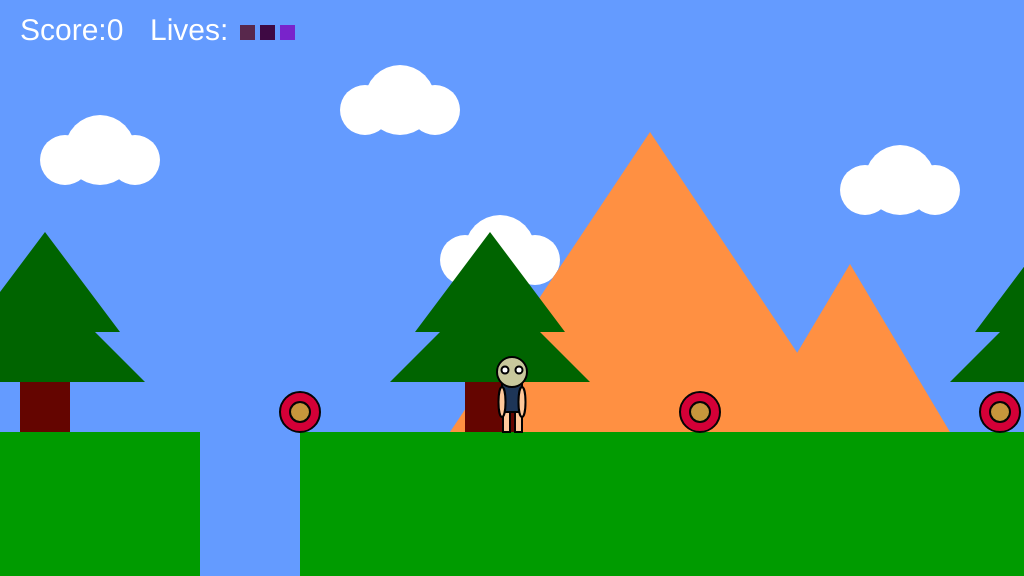
Frame 1 (no input)
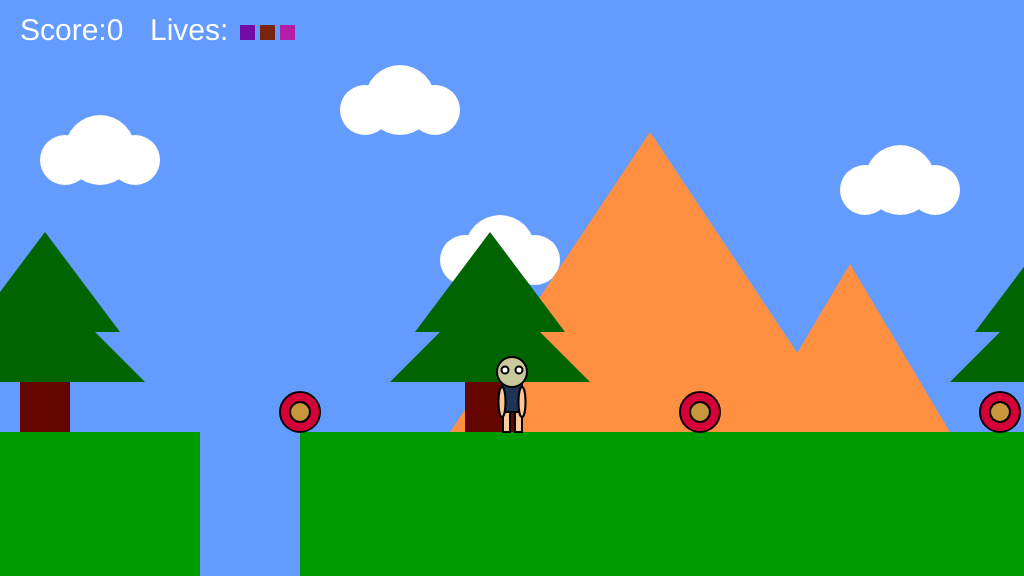
Frame 60 (no input)
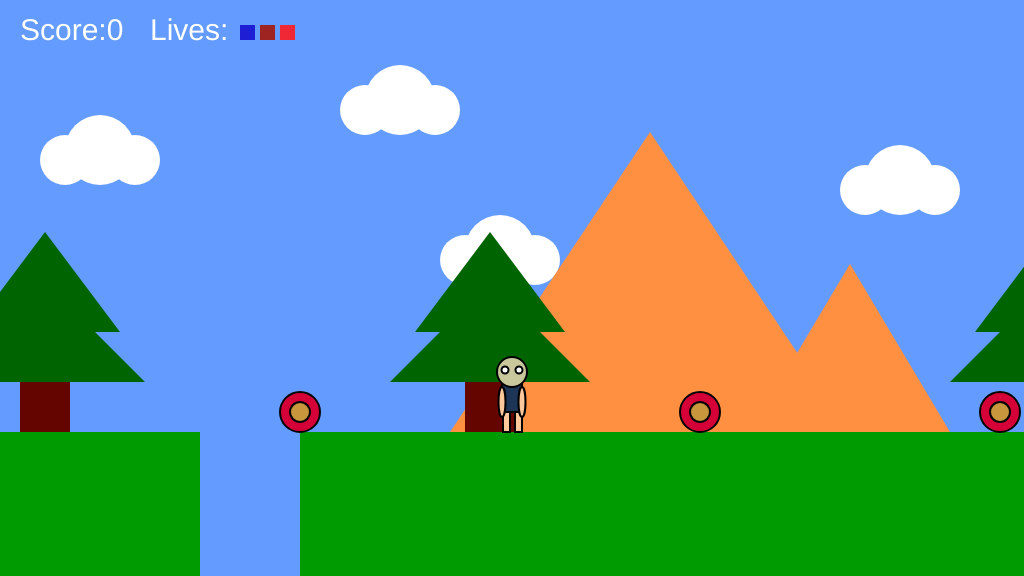
Frame 120 (the mouse pressed at the canvas centre since frame 60)

The p5.js sketch that drew these frames (run headless with seeded random() and noise() and a simulated clock; from frame 60 on, the mouse is pressed at the canvas centre):

// p5.js sketch
// ── sketch.js
/*

The Game Project 5 - Bring it all together

*/
var lives;
var gameChar_x;
var gameChar_y;
var floorPos_y;
var scrollPos;
var gameChar_world_x;

var isLeft;
var isRight;
var isFalling;
var isPlummeting;
var isGameOver;
var game_score;
var flagpole;

function setup()
{
	lives = 3;

	createCanvas(1024, 576);
	floorPos_y = height * 3/4;
	startGame();
	
	
}

function draw()
{
	background(100, 155, 255); // fill the sky blue

	noStroke();
	fill(0,155,0);
	rect(0, floorPos_y, width, height/4); // draw some green ground
	
	
	
	if (gameChar_y != floorPos_y)
	{
		isFalling = true;
		gameChar_y +=3;
	}
	else 
	{
		isFalling = false;
	}

	if(flagpole.isreached == false)
	{
		checkFlagpole();
	}
	//
	push();
	translate(scrollPos,0);
	drawClouds();
	drawMountains();
	drawTrees();
	renderFlagpole(flagpole.x_pos);
	


	// Draw canyons.
	for(var i = 0; i < canyonsX.length; i++)
	{
		drawCanyon(canyonsX[i]);
		checkCanyon(canyonsX[i]);
	}


	// Draw collectable items.
	
	for (var i = 0; i < coins.length; i++)
	{
		if(!coins[i].isFound)
		{
			drawCollectable(coins[i]);
			checkCollectable(coins[i]);
		}			
	}
	pop();



	// Draw game character
	checkPlayerDie();
	drawGameChar();
	checkGameOver();


	noStroke();
	fill(255);
	textSize(30);
	text("Score:"+ game_score,20,40);
	
	fill(255);
	text("Lives: ",150,40);
	if(flagpole.isreached == true)
	{
		fill(random(255),50,150)
		textSize(55);
		text("Level complete",width/2,100);
		text("press enter to continue",width/3,201);
		return;
	}
	for(var i = 0; i<lives; i++)
	{
		fill(random(255),random(50),random(255));
		rect(240 + i*20,25,15,15);
	
	} 
	// Logic to make the game character move or the background scroll.
	if(isLeft && isGameOver==false)
	{
		if(gameChar_x > width * 0.2)
		{
			gameChar_x -= 5;
		}
		else
		{
			scrollPos += 5;
		}
	}

	if(isRight&& isGameOver==false)
	{
		if(gameChar_x < width * 0.8)
		{
			gameChar_x  += 5;
		}
		else
		{
			scrollPos -= 5; // negative for moving against the background
		}
		
	}

	// Logic to make the game character rise and fall.

	// Update real position of gameChar for collision detection.
	gameChar_world_x = gameChar_x - scrollPos;
}


// ---------------------
// Key control functions
// ---------------------

function keyPressed()
{


	if(isGameOver && keyCode == 13)
	{
			gameChar_x = 500;
			gameChar_y = floorPos_y;
			scrollPos = 0;
			//canyon.x_pos = 300;
			isGameOver = false;
			isPlummeting = false;
			flagpole.isreached = false;
			lives = 3;
			game_score = 0;
		
	}
	//turning left key
	if(keyCode == 37 || key == 'A')
	{
		isLeft = true;
		
		
	}
// turning Right key
	else if(keyCode == 39 || key == 'D')
	{
		isRight = true;
		
	}
// Jumping Spacebar Key
	if (keyCode == 32 && gameChar_y == floorPos_y&& isGameOver==false)
	{
		
		gameChar_y -= 150  //gameChar_y - 100;
	}


}

function keyReleased()
{


	if(keyCode == 37 || key == 'A')
	{
		isLeft = false;
	}

	else if(keyCode == 39 || key == 'D')
	{
		isRight = false;
	}
	
	

}


// ------------------------------
// Game character render function
// ------------------------------

// Function to draw the game character.

function drawGameChar()
{
	//the game character
	strokeWeight(2);
	if(isLeft && isFalling)
	{
// add your jumping-left code
		stroke(1);
		fill(254, 200, 154);
		ellipse(gameChar_x-15,gameChar_y-50,30,7);
		fill(29, 53, 87);
		rect(gameChar_x-10, gameChar_y-50,20,30);
		fill(200, 200, 156);
		ellipse(gameChar_x,gameChar_y-60,30,30);
		fill(255);
		ellipse(gameChar_x-7,gameChar_y-62,7,7);
		fill(254, 200, 154);
		rect(gameChar_x-9,gameChar_y-20,7,20);
		rect(gameChar_x+3,gameChar_y-25,7,20);
		ellipse(gameChar_x-15,gameChar_y-40,30,7);


	}
	else if(isRight && isFalling)
	{
		// add your jumping-right code
		stroke(1);
		fill(254, 200, 154)
		ellipse(gameChar_x+15,gameChar_y-50,30,7);
		fill(29, 53, 87);
		rect(gameChar_x-10, gameChar_y-50,20,30);
		fill(200, 200, 156);
		ellipse(gameChar_x,gameChar_y-60,30,30);
		fill(255);
		ellipse(gameChar_x+7,gameChar_y-62,7,7);
		fill(254, 200, 154)
		rect(gameChar_x-9,gameChar_y-25,7,20);
		rect(gameChar_x+3,gameChar_y-20,7,20);
		ellipse(gameChar_x+15,gameChar_y-40,30,7);


	}
	else if(isLeft)
	{
		// add your walking left code

		stroke(1);
		fill(29, 53, 87);
		rect(gameChar_x-10, gameChar_y-50,20,30);
		fill(200, 200, 156);
		ellipse(gameChar_x,gameChar_y-60,30,30);
		fill(255);
		ellipse(gameChar_x-7,gameChar_y-62,7,7);
		fill(254, 200, 154)
		rect(gameChar_x-9,gameChar_y-20,7,20);
		rect(gameChar_x+3,gameChar_y-20,7,20);
		ellipse(gameChar_x-10,gameChar_y-30,7,30);
		ellipse(gameChar_x+5,gameChar_y-30,7,30);
	}
	else if(isRight)
	{
		// add your walking right code
		stroke(1);
		fill(29, 53, 87);
		rect(gameChar_x-10, gameChar_y-50,20,30);
		fill(200, 200, 156);
		ellipse(gameChar_x,gameChar_y-60,30,30);
		fill(255);
		ellipse(gameChar_x+7,gameChar_y-62,7,7);
		fill(254, 200, 154)
		rect(gameChar_x-9,gameChar_y-20,7,20);
		rect(gameChar_x+3,gameChar_y-20,7,20);
		ellipse(gameChar_x-5,gameChar_y-30,7,30);
		ellipse(gameChar_x+10,gameChar_y-30,7,30);

	}
	else if(isFalling || isPlummeting)
	{
		// add your jumping facing forwards code
		stroke(1);
		fill(29, 53, 87);
		rect(gameChar_x-10, gameChar_y-50,20,30);
		fill(200, 200, 156);
		ellipse(gameChar_x,gameChar_y-60,30,30);
		fill(255);
		ellipse(gameChar_x-7,gameChar_y-62,7,7);
		ellipse(gameChar_x+7,gameChar_y-62,7,7);
		fill(254, 200, 154)
		rect(gameChar_x-9,gameChar_y-20,7,20);
		rect(gameChar_x+3,gameChar_y-20,7,20);
		ellipse(gameChar_x-10,gameChar_y-60,7,30);
		ellipse(gameChar_x+10,gameChar_y-60,7,30);
	}
	else
	{
		// add your standing front facing code
		stroke(1);
		fill(29, 53, 87);
		rect(gameChar_x-10, gameChar_y-50,20,30);
		fill(200, 200, 156);
		ellipse(gameChar_x,gameChar_y-60,30,30);
		fill(255);
		ellipse(gameChar_x-7,gameChar_y-62,7,7);
		ellipse(gameChar_x+7,gameChar_y-62,7,7);
		fill(254, 200, 154)
		rect(gameChar_x-9,gameChar_y-20,7,20);
		rect(gameChar_x+3,gameChar_y-20,7,20);
		ellipse(gameChar_x-10,gameChar_y-30,7,30);
		ellipse(gameChar_x+10,gameChar_y-30,7,30);


	}
	// draw game character
}

// ---------------------------
// Background render functions
// ---------------------------

// Function to draw cloud objects.
function drawClouds()
{

	for(var i = 0; i<clouds.length; i++)
	{

		fill(255,255,255);
		ellipse(clouds[i].x,clouds[i].y,70,70);
		ellipse(clouds[i].x+35,clouds[i].y+10,50,50);
		ellipse(clouds[i].x-35,clouds[i].y+10,50,50);
	
	}
	
}

// Function to draw mountains objects.
function drawMountains()
{
	for(var i = 0; i < mountain1.length; i++)
	{
		fill(255,144,66);
		triangle(mountain1[i],432,mountain1[i]+200,432-300,mountain1[i]+400,432);
		triangle(mountain1[i]+300,432,mountain1[i]+400,432-168,mountain1[i]+500,432);
	}	
}
// Function to draw trees objects.
function drawTrees()
{
	for(var i = 0; i < trees_x.length; i++)
	{
		fill(100,5,0) ;
		rect (75 +trees_x[i], -200/2 +floorPos_y,50,200/2);
		fill(0,100,0);
		triangle(trees_x[i] + 25,-200/2+ floorPos_y,
				trees_x[i] + 100,-200 + floorPos_y,
				trees_x[i] + 175, -200/2 + floorPos_y);
		triangle(trees_x[i],-200/4 + floorPos_y,
				trees_x[i] + 100, -200*3/4 + floorPos_y,
				trees_x[i] + 200, -200/4 + floorPos_y);
	}
}

// ---------------------------------
// Canyon render and check functions
// ---------------------------------

// Function to draw canyon objects.

function drawCanyon(t_canyon)
{
	fill(100, 155, 255);
	rect(t_canyon,432,100,144);
}

// Function to check character is over a canyon.

function checkCanyon(t_canyon)
{


	if(gameChar_world_x >t_canyon &&gameChar_y==floorPos_y && gameChar_world_x<t_canyon+100)
	{
		isPlummeting = true;
		gameChar_y +=43;
		//isGameOver = true;
	}
}

// ----------------------------------
// Collectable items render and check functions
// ----------------------------------

// Function to draw collectable objects.

function drawCollectable(t_collectable)
{

	

	stroke(5);
	strokeWeight(2);
	fill(212, 0, 55);
	ellipse(t_collectable.x,412,40,40);
	fill(200,150,60);
	ellipse(t_collectable.x,412,40-20,40-20);

	
}

// Function to check character has collected an item.

function checkCollectable(t_collectable)
{

	if(dist(gameChar_world_x, gameChar_y, t_collectable.x, 412) < 30)
	{
		t_collectable.isFound = true;
		game_score += 1;
	}
}

function renderFlagpole(x)
{
	
	
	fill(100,255,100);
	rect(x,floorPos_y-200, 20, 200);
	fill(random(150),random(100),random(200));
	
	if (flagpole.isreached == true)
	{

		rect(x,floorPos_y-200,70,50);
	}
	else
	{
		rect(x,floorPos_y-50,70,50);
	}
}

function checkFlagpole()
{

	var d = abs(gameChar_world_x - flagpole.x_pos);
	
	if(d<15)
	{
		flagpole.isreached = true;
	}
}

function checkPlayerDie()
{
	if(gameChar_y>height)
		{
			for(var a = 0; a < coins.length; a++)
			{
				coins[a].isFound = false;
			}
		
			
			//isGameOver = true;
			if(lives >0){
			gameChar_x = 500;
			gameChar_y = floorPos_y;
			scrollPos = 0;
			//canyon.x_pos = 300;
			//isGameOver = false;
			isPlummeting = false;
			flagpole.isreached = false;
			lives -=1;
			}
		}	
}
function startGame()
{
	gameChar_x = width/2;
	gameChar_y = floorPos_y;
	game_score = 0;
	// Variable to control the background scrolling.
	scrollPos = 0;

	// Variable to store the real position of the gameChar in the game
	// world. Needed for collision detection.
	gameChar_world_x = gameChar_x - scrollPos;

	// Boolean variables to control the movement of the game character.
	isLeft = false;
	isRight = false;
	isFalling = false;
	isPlummeting = false;
	isGameOver = false;

	flagpole = {x_pos: 15000, isreached: false};

	// Initialise arrays of scenery objects.

	

	coins = [{x :300, isFound : false},{x :700, isFound : false},{x :1000, isFound : false},{x :1600, isFound : false},{x :2590, isFound : false},{x :3500, isFound : false}];

	canyonsX =[200,1900,3000,4000,5000];

	clouds = [{x: 100,y: 150},{x: 400,y: 100},{x: 500,y: 250},{x: 700,y: 300},{x: 900,y: 180},
			 {x: 1200,y: 120},{x: 2000,y: 200},{x: 2500,y: 250},{x: 2700,y: 190},
			 {x: 3000,y: 50},{x: 3300,y: 150},{x: 3500,y: 100},{x: 3900,y: 250},
			 {x: 4300,y: 300},{x: 4500,y: 150},{x: 4700,y: 100},{x: 5400,y: 250},{x: 5900,y: 300}];

	trees_x = [-55,390,950,1100,1200,1500,1600,1900,2100,2500,2700,3100,3500,4000,4300,4900,4700,
				5000,5700,6000,6300,6800,7000,7800,8500,10000,12000,13200];	

	mountain1 = [450, 1200, 1900, 2500, 3500, 4200, 4900, 5900, 6200,7000,7500,8200,9000,9300,10000];

}
function checkGameOver()
{
	if (lives < 1)
	{
		fill(0);
		textSize(100);
		text("Game Over",width/3,height/2-200);
		fill(200,0,0);
		textSize(30);
		text("Press ENTER to Continue",width/2-100,height/2-75);
		isGameOver = true;
		
	}
}
